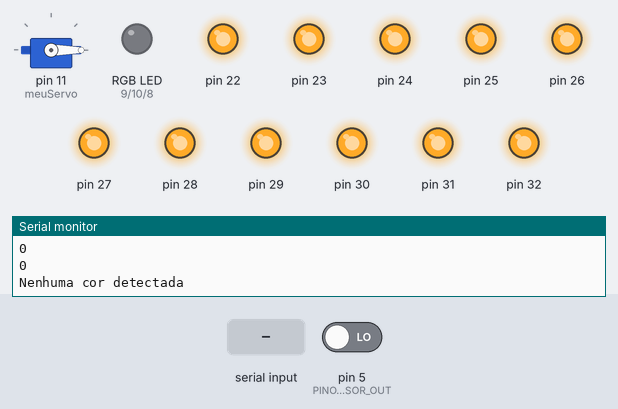
Recording of a sketch running on a simulated Arduino Mega 2560, built with avr-gcc and run on an emulated ATmega2560. On the bench: servo, an RGB LED mixed from three pins (HIGH = lit), output pins drawn as LEDs (lit = HIGH), the last lines printed to the serial monitor. Dashed ring = blinking. The test bench sets the inputs (shaded band); at power-on: pin 5 (PINO_SENSOR_OUT) LOW. Pins used as bus, display or sensor lines are not drawn.

Above: at 1.2 s.
1.3 s: "0\n" received over Serial
At 1.7 s:
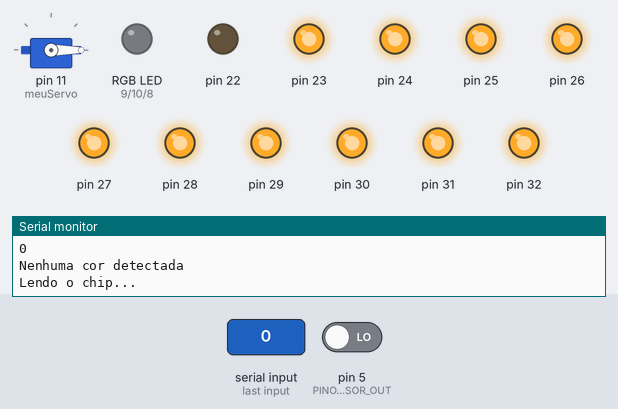
4.2 s: "Gira servo\n" received over Serial
At 7.1 s:
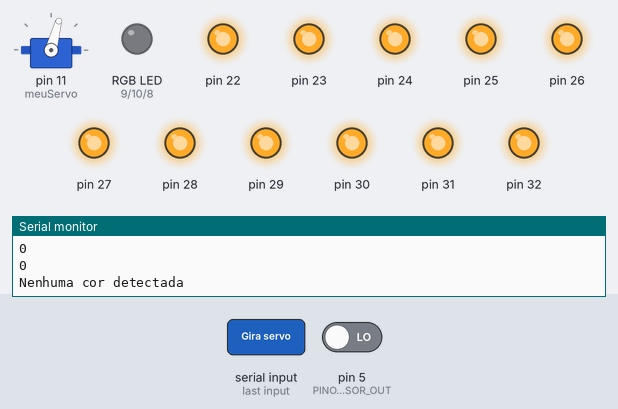
7.2 s: "6969\n" received over Serial
At 12.2 s:
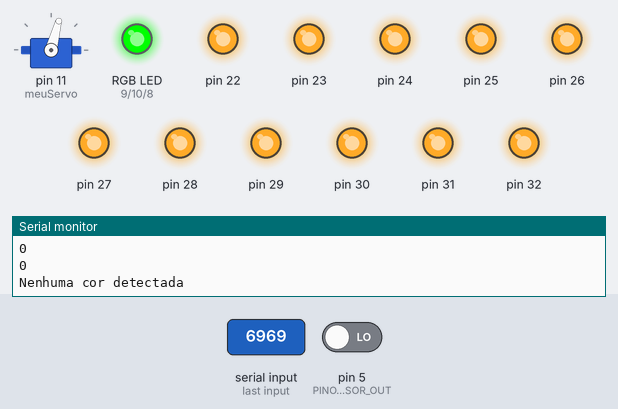
13.0 s: "Volta servo\n" received over Serial
At 15.9 s:
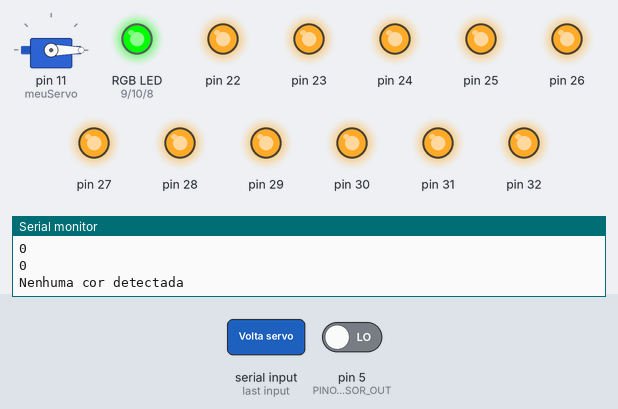
16.0 s: "1967\n" received over Serial
At 17.2 s:
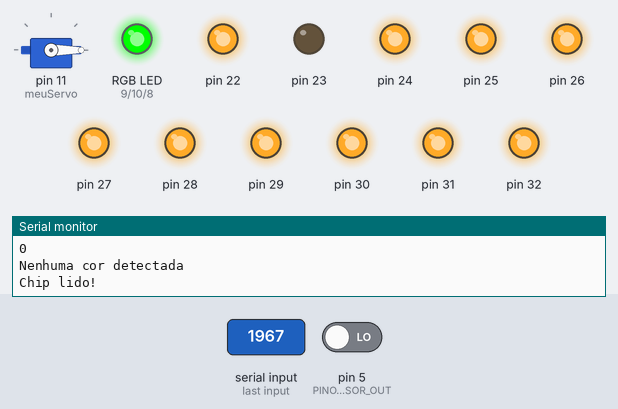
22.0 s: "0002\n" received over Serial
At 23.9 s:
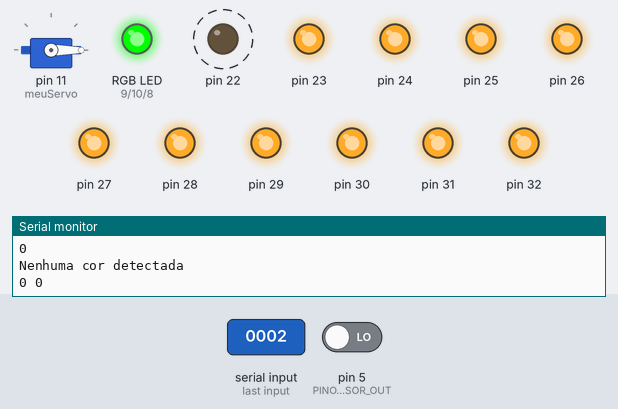
Timing chart, 0 to 27.6 s (numbered marks = the images above; inputs shaded):
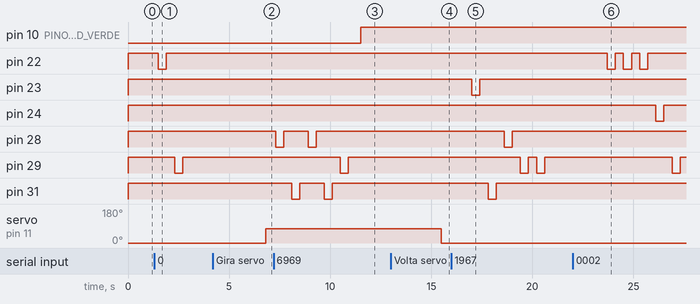

The sketch:

verifica_leds_senha_sensor.ino
```cpp
#include <Arduino.h>
#include <Servo.h>

// 8 dele 3 meu
// 9 dele 4 meu
// 567 meu


// inicializa os pinos com os valores correspondentes
const int PINO_SENSOR_S0 = 3;
const int PINO_SENSOR_S1 = 4;
const int PINO_SENSOR_S2 = 7;
const int PINO_SENSOR_S3 = 6;
const int PINO_SENSOR_OUT = 5;

const int PINO_LED_VERDE = 10;
const int PINO_LED_AZUL = 8;
const int PINO_LED_VERMELHO = 9;

int vermelho = 0;
int verde = 0;
int azul = 0;

// cria o enum para acompanhar o estado do programa
enum Estado {
  bota = 0,
  tira = 1,
  digita = 2,
  verifica = 3
};

Estado estado;
Servo meuServo;

void setup() {
  Serial.begin(9600);
  //inicializa os pinos do braço mecanico
  for (int pino = 22; pino < 33; pino++) {
    pinMode(pino, OUTPUT);
    digitalWrite(pino, HIGH);
  }
  // inicializa os pinos do sensor
  pinMode(PINO_SENSOR_S0, OUTPUT);
  pinMode(PINO_SENSOR_S1, OUTPUT);
  pinMode(PINO_SENSOR_S2, OUTPUT);
  pinMode(PINO_SENSOR_S3, OUTPUT);
  pinMode(PINO_SENSOR_OUT, INPUT);

  pinMode(PINO_LED_VERMELHO, OUTPUT);
  pinMode(PINO_LED_VERDE, OUTPUT);
  pinMode(PINO_LED_AZUL, OUTPUT);

  // Configuração inicial do sensor para leitura de intensidade máxima
  digitalWrite(PINO_SENSOR_S0, HIGH);
  digitalWrite(PINO_SENSOR_S1, LOW);

  meuServo.attach(11);  // Associa o servo motor ao pino digital 11 do Arduino
  meuServo.write(0);
}
unsigned long instanteAnterior = 0;

void loop() {

  if (Serial.available() > 0) {
    String texto = Serial.readStringUntil('\n');
    texto.trim();
    if (texto == "Gira servo") { // se o texto for gira servo, gira o servo motor em 75 graus
      estado = 0; //definimos o estado como 0, no switch a seguir.
      delay(1000);
      meuServo.write(75);
    } else if (texto == "Volta servo") estado = 1; // após girar o servo motor em 75 graus, giramos ele de volta para a posição inicial.
    else {
      le_senha(texto); // chamamos a função auxiliar que chama os pinos do braço mecanico e, com o suporte de reles, inserimos a senha desejada (texto).
      estado = 2; //definimos o estado como 2, no switch a seguir.
      if (texto == "6969" || texto == "1967" || texto == "0002") {
        liga_verde(); // caso a senha seja uma dessas (3 senhas certas), ligamos o led verde.
        estado = 3; //definimos o estado como 3, no switch a seguir.
      } else {
        estado = 3;
      }
    }
  }

  Serial.println(vermelho);
  Serial.println(verde);
  if (vermelho > 100 && verde < 100) {  // para termos um melhor controle dos valores dos leds, printamos na Serial.
    Serial.println("Vermelho detectado!");
  } else if (verde > 100 && vermelho < 100) {
    Serial.println("Verde detectado!");
  } else {
    Serial.println("Nenhuma cor detectada");
  }

  delay(500);

  switch (estado) {

    case 0:
      Serial.println("Lendo o chip..."); // quando o estado for 0, lemos o chip, com o servo motor sendo girado para 75 graus
      desliga();
      if (millis() - instanteAnterior >= 4000) {
        instanteAnterior = millis();
      }

      break;

    case 1:
      Serial.println("Chip lido!"); // quando o estado for 1, voltamos o servo motor para a posição inicial.
      delay(1000);
      meuServo.write(0);
      if (millis() - instanteAnterior >= 2000) {
        instanteAnterior = millis();
      }
      break;

    case 2:
      Serial.println("Insira a senha:"); // no estado 2, inserimos a senha.
      break;

    case 3:

      leitura_cores(); // chamamos a função auxiliar para ler as cores e detectar o valor delas a partir do pulseIn.

      Serial.println(String(vermelho) + " " + String(verde)); // fazemos um print na Serial para verificarmos o estado das variáveis

      if (millis() - instanteAnterior >= 5000) {
        Serial.println("Senha incorreta!");  // caso o tempo de inserir a senha ultrapasse 5 segundos, exibimos a mensagem de segurança senha incorreta
        estado = 0; // após isso, voltamos o estado para 0 e reiniciamos o programa.
      }

      //if (vermelho > 15 && verde < 10) {
      if (vermelho > verde + 5) {
        Serial.println("Senha incorreta!"); // caso o sensor detecte o valor de vermelho sendo 5 unidades maior que o verde, detectamos que a senha está incorreta.

        delay(1000);
        estado = 0; // como a senha está correta, voltamos para o estado inicial e repetimos todo o processo
        instanteAnterior = millis();
      }


      //else if (verde > 6 && vermelho < 6) {
      else if (verde > vermelho) {
        Serial.println("Senha correta!"); // quando o valor de verde for maior que o vermelho no led, detectamos que a senha está correta
        delay(1000);
        instanteAnterior = millis();
        estado = 0;
        return; // retornamos e saímos dessa etapa.
      }
      break;
  }
}

// Rotina que lê os valores das cores
void leitura_cores() {

  // Leitura da cor vermelha
  digitalWrite(PINO_SENSOR_S2, LOW);  // Pino S2 em nível baixo
  digitalWrite(PINO_SENSOR_S3, LOW);  // Pino S3 em nível baixo

  verde = pulseIn(PINO_SENSOR_OUT, LOW); // usamos a função pulseIn para lermos o valor de verde segundo o sensor RGB TCS230

  // Leitura da cor verde
  digitalWrite(PINO_SENSOR_S2, HIGH);  // Pino S2 em nível alto
  digitalWrite(PINO_SENSOR_S3, HIGH);  // Pino S3 em nível alto

  vermelho = pulseIn(PINO_SENSOR_OUT, LOW); // usamos a função pulseIn para lermos o valor de vermelho segundo o sensor RGB TCS230
}

void liga_verde() { // função auxiliar para ligarmos o led na cor verde
  digitalWrite(PINO_LED_VERDE, HIGH);
  digitalWrite(PINO_LED_AZUL, LOW);
  digitalWrite(PINO_LED_VERMELHO, LOW);
}

void liga_vermelho() { // função auxiliar para ligarmos o led na cor vermelha
  digitalWrite(PINO_LED_VERDE, LOW);
  digitalWrite(PINO_LED_AZUL, LOW);
  digitalWrite(PINO_LED_VERMELHO, HIGH);
}

void desliga() { // função auxiliar para desligarmos o led
  digitalWrite(PINO_LED_VERDE, LOW);
  digitalWrite(PINO_LED_AZUL, LOW);
  digitalWrite(PINO_LED_VERMELHO, LOW);
}

void le_senha(String k) { // função auxiliar para utilizarmos o braço mecanico com relés para inserir a senha automaticamente.
  int t = k.length();
  for (int i = 0; i < t; i++) {
    char x = k[i];
    int u = x - '0' + 22;
    digitalWrite(u, LOW);
    delay(400);
    digitalWrite(u, HIGH);
    delay(400);
  }
  digitalWrite(29, LOW);
  delay(400);
  digitalWrite(29, HIGH);
  Serial.println("Terminou");
  estado = 3;
  instanteAnterior = millis();
  delay(600);
}
```

Measured:
- after the input at 1.3 s, pin 22: HIGH → LOW after 0.20 s, → HIGH 0.40 s later; pin 29: HIGH → LOW after 1.0 s, → HIGH 0.40 s later
- after the input at 4.2 s, servo on pin 11 (meuServo): 0° → 75° after 2.6 s
- after the input at 7.2 s, pin 10 (PINO_LED_VERDE): LOW → HIGH after 4.3 s; pin 28: alternates HIGH for 1.2 s and LOW for 0.40 s, 4 changes in all, then stays HIGH, starting after 0.10 s; pin 29: HIGH → LOW after 3.3 s, → HIGH 0.40 s later; pin 31: alternates HIGH for 1.2 s and LOW for 0.40 s, 4 changes in all, then stays HIGH, starting after 0.90 s
- after the input at 13.0 s, servo on pin 11 (meuServo): 75° → 0° after 2.5 s
- after the input at 16.0 s, pin 23: HIGH → LOW after 1.0 s, → HIGH 0.40 s later; pin 28: HIGH → LOW after 2.6 s, → HIGH 0.40 s later; pin 29: alternates HIGH for 0.40 s and LOW for 0.40 s, 4 changes in all, then stays HIGH, starting after 3.4 s; pin 31: HIGH → LOW after 1.8 s, → HIGH 0.40 s later
- after the input at 22.0 s, pin 10 (PINO_LED_VERDE): stays HIGH (without the input it goes to LOW after 4.7 s); pin 22: alternates HIGH for 0.40 s and LOW for 0.40 s, 6 changes in all, then stays HIGH, starting after 1.7 s; pin 24: HIGH → LOW after 4.1 s, → HIGH 0.40 s later; pin 29: HIGH → LOW after 4.9 s, → HIGH 0.40 s later
